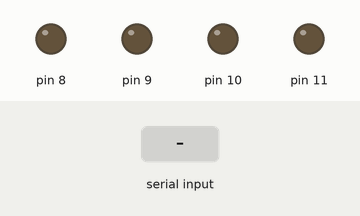
Simulated run of this sketch. Board: Arduino Uno, built with avr-gcc and run on an emulated ATmega328P. Parts: output pins drawn as LEDs (lit = HIGH). Inputs (shaded band) come from the test bench.

Above: at 1.2 s.
1.3 s: "glow" received over Serial
At 3.0 s:
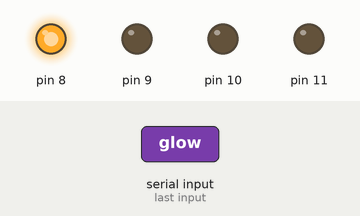
At 7.2 s:
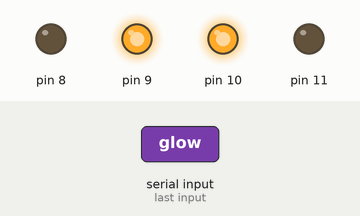
Timing chart, 0 to 8.7 s (numbered marks = the images above; inputs shaded):
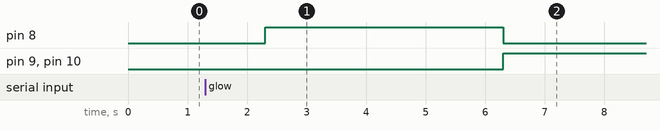

Measured:
- after the input at 1.3 s, pin 8: LOW → HIGH after 1.0 s, → LOW 4.0 s later; pin 9, pin 10: LOW → HIGH after 5.0 s

The sketch:

LED.ino
```cpp
//int ;
String data;
int delayTime=4000;
void setup() {
 // pinMode(LED, OUTPUT);
  // put your setup code here, to run once:
  DDRB=B00001111;
  Serial.begin(9600);

}

void loop() {
  // put your main code here, to run repeatedly:
 if(Serial.available()>0)
 {
  data=Serial.readString();
  while(data=="glow")
  {
  PORTB=B00000001;
  delay(delayTime);
  PORTB=B00000011;
  PORTB=B00000010;
  PORTB=B00000110;
  PORTB=B00000110;


 // delay(delayTime);
  data=Serial.readString();
  }
 // Serial.println(data);
 }

}
```
